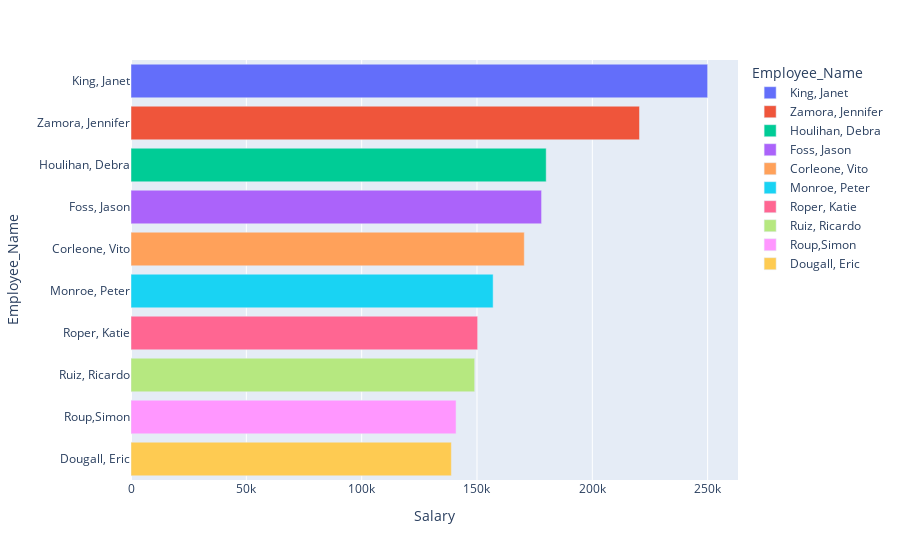

Write notebook code for a chart like this one.
### Code cell
fig=px.bar(
    top_10_salary,
    x='Salary',
    y='Employee_Name',
    hover_data=['EmpID','Salary'],
    color='Employee_Name'
)
fig.show()

### Figure 1 — Plotly figure (JSON) as saved in the notebook; plotly's stock layout.template omitted (floating-point values rounded to 4 significant figures)
{"data": [{"customdata": [[10089]], "hovertemplate": "Employee_Name=%{y}<br>Salary=%{x}<br>EmpID=%{customdata[0]}<extra></extra>", "legendgroup": "King, Janet", "marker": {"color": "#636efa", "pattern": {"shape": ""}}, "name": "King, Janet", "orientation": "h", "showlegend": true, "textposition": "auto", "type": "bar", "x": [250000], "xaxis": "x", "y": ["King, Janet"], "yaxis": "y"}, {"customdata": [[10010]], "hovertemplate": "Employee_Name=%{y}<br>Salary=%{x}<br>EmpID=%{customdata[0]}<extra></extra>", "legendgroup": "Zamora, Jennifer", "marker": {"color": "#EF553B", "pattern": {"shape": ""}}, "name": "Zamora, Jennifer", "orientation": "h", "showlegend": true, "textposition": "auto", "type": "bar", "x": [220450], "xaxis": "x", "y": ["Zamora, Jennifer"], "yaxis": "y"}, {"customdata": [[10272]], "hovertemplate": "Employee_Name=%{y}<br>Salary=%{x}<br>EmpID=%{customdata[0]}<extra></extra>", "legendgroup": "Houlihan, Debra", "marker": {"color": "#00cc96", "pattern": {"shape": ""}}, "name": "Houlihan, Debra", "orientation": "h", "showlegend": true, "textposition": "auto", "type": "bar", "x": [180000], "xaxis": "x", "y": ["Houlihan, Debra"], "yaxis": "y"}, {"customdata": [[10015]], "hovertemplate": "Employee_Name=%{y}<br>Salary=%{x}<br>EmpID=%{customdata[0]}<extra></extra>", "legendgroup": "Foss, Jason", "marker": {"color": "#ab63fa", "pattern": {"shape": ""}}, "name": "Foss, Jason", "orientation": "h", "showlegend": true, "textposition": "auto", "type": "bar", "x": [178000], "xaxis": "x", "y": ["Foss, Jason"], "yaxis": "y"}, {"customdata": [[10019]], "hovertemplate": "Employee_Name=%{y}<br>Salary=%{x}<br>EmpID=%{customdata[0]}<extra></extra>", "legendgroup": "Corleone, Vito", "marker": {"color": "#FFA15A", "pattern": {"shape": ""}}, "name": "Corleone, Vito", "orientation": "h", "showlegend": true, "textposition": "auto", "type": "bar", "x": [170500], "xaxis": "x", "y": ["Corleone, Vito"], "yaxis": "y"}, {"customdata": [[10288]], "hovertemplate": "Employee_Name=%{y}<br>Salary=%{x}<br>EmpID=%{customdata[0]}<extra></extra>", "legendgroup": "Monroe, Peter", "marker": {"color": "#19d3f3", "pattern": {"shape": ""}}, "name": "Monroe, Peter", "orientation": "h", "showlegend": true, "textposition": "auto", "type": "bar", "x": [157000], "xaxis": "x", "y": ["Monroe, Peter"], "yaxis": "y"}, {"customdata": [[10086]], "hovertemplate": "Employee_Name=%{y}<br>Salary=%{x}<br>EmpID=%{customdata[0]}<extra></extra>", "legendgroup": "Roper, Katie", "marker": {"color": "#FF6692", "pattern": {"shape": ""}}, "name": "Roper, Katie", "orientation": "h", "showlegend": true, "textposition": "auto", "type": "bar", "x": [150290], "xaxis": "x", "y": ["Roper, Katie"], "yaxis": "y"}, {"customdata": [[10222]], "hovertemplate": "Employee_Name=%{y}<br>Salary=%{x}<br>EmpID=%{customdata[0]}<extra></extra>", "legendgroup": "Ruiz, Ricardo", "marker": {"color": "#B6E880", "pattern": {"shape": ""}}, "name": "Ruiz, Ricardo", "orientation": "h", "showlegend": true, "textposition": "auto", "type": "bar", "x": [148999], "xaxis": "x", "y": ["Ruiz, Ricardo"], "yaxis": "y"}, {"customdata": [[10198]], "hovertemplate": "Employee_Name=%{y}<br>Salary=%{x}<br>EmpID=%{customdata[0]}<extra></extra>", "legendgroup": "Roup,Simon", "marker": {"color": "#FF97FF", "pattern": {"shape": ""}}, "name": "Roup,Simon", "orientation": "h", "showlegend": true, "textposition": "auto", "type": "bar", "x": [140920], "xaxis": "x", "y": ["Roup,Simon"], "yaxis": "y"}, {"customdata": [[10028]], "hovertemplate": "Employee_Name=%{y}<br>Salary=%{x}<br>EmpID=%{customdata[0]}<extra></extra>", "legendgroup": "Dougall, Eric", "marker": {"color": "#FECB52", "pattern": {"shape": ""}}, "name": "Dougall, Eric", "orientation": "h", "showlegend": true, "textposition": "auto", "type": "bar", "x": [138888], "xaxis": "x", "y": ["Dougall, Eric"], "yaxis": "y"}], "layout": {"barmode": "relative", "legend": {"title": {"text": "Employee_Name"}, "tracegroupgap": 0}, "margin": {"t": 60}, "xaxis": {"anchor": "y", "domain": [0, 1], "title": {"text": "Salary"}}, "yaxis": {"anchor": "x", "categoryarray": ["Dougall, Eric", "Roup,Simon", "Ruiz, Ricardo", "Roper, Katie", "Monroe, Peter", "Corleone, Vito", "Foss, Jason", "Houlihan, Debra", "Zamora, Jennifer", "King, Janet"], "categoryorder": "array", "domain": [0, 1], "title": {"text": "Employee_Name"}}}}
